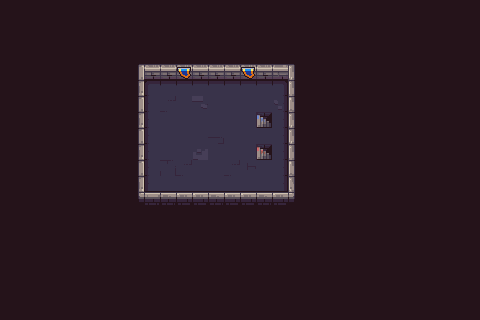

This is a level from a 2D game, rendered from its Tiled map with the project's own tilesets. A one-line summary and the complete map file follow:
An orthogonal 30x20 tile map with 16x16 px tiles, 4 tile layers (1, 2, 3, 4), 2 tilesets.

<map version="1.10" tiledversion="1.11.2" orientation="orthogonal" renderorder="right-down" width="30" height="20" tilewidth="16" tileheight="16" infinite="0" nextlayerid="5" nextobjectid="1">
 <tileset firstgid="1" source="Dungeon_Tileset_2.tsx" />
 <tileset firstgid="101" source="flag_b.tsx" />
 <layer id="1" name="1" width="30" height="20">
  <data encoding="csv">
67,67,67,67,67,67,67,67,67,67,67,67,67,67,67,67,67,67,67,67,67,67,67,67,67,67,67,67,67,67,
67,67,67,67,67,67,67,67,67,67,67,67,67,67,67,67,67,67,67,67,67,67,67,67,67,67,67,67,67,67,
67,67,67,67,67,67,67,67,67,67,67,67,67,67,67,67,67,67,67,67,67,67,67,67,67,67,67,67,67,67,
67,67,67,67,67,67,67,67,67,67,67,67,67,67,67,67,67,67,67,67,67,67,67,67,67,67,67,67,67,67,
67,67,67,67,67,67,67,67,67,67,67,67,67,67,67,67,67,67,67,67,67,67,67,67,67,67,67,67,67,67,
67,67,67,67,67,67,67,67,67,67,67,67,67,67,67,67,67,67,67,67,67,67,67,67,67,67,67,67,67,67,
67,67,67,67,67,67,67,67,67,67,67,67,67,67,67,67,67,67,67,67,67,67,67,67,67,67,67,67,67,67,
67,67,67,67,67,67,67,67,67,67,67,67,67,67,67,67,67,67,67,67,67,67,67,67,67,67,67,67,67,67,
67,67,67,67,67,67,67,67,67,67,67,67,67,67,67,67,67,67,67,67,67,67,67,67,67,67,67,67,67,67,
67,67,67,67,67,67,67,67,67,67,67,67,67,67,67,67,67,67,67,67,67,67,67,67,67,67,67,67,67,67,
67,67,67,67,67,67,67,67,67,67,67,67,67,67,67,67,67,67,67,67,67,67,67,67,67,67,67,67,67,67,
67,67,67,67,67,67,67,67,67,67,67,67,67,67,67,67,67,67,67,67,67,67,67,67,67,67,67,67,67,67,
67,67,67,67,67,67,67,67,67,67,67,67,67,67,67,67,67,67,67,67,67,67,67,67,67,67,67,67,67,67,
67,67,67,67,67,67,67,67,67,67,67,67,67,67,67,67,67,67,67,67,67,67,67,67,67,67,67,67,67,67,
67,67,67,67,67,67,67,67,67,67,67,67,67,67,67,67,67,67,67,67,67,67,67,67,67,67,67,67,67,67,
67,67,67,67,67,67,67,67,67,67,67,67,67,67,67,67,67,67,67,67,67,67,67,67,67,67,67,67,67,67,
67,67,67,67,67,67,67,67,67,67,67,67,67,67,67,67,67,67,67,67,67,67,67,67,67,67,67,67,67,67,
67,67,67,67,67,67,67,67,67,67,67,67,67,67,67,67,67,67,67,67,67,67,67,67,67,67,67,67,67,67,
67,67,67,67,67,67,67,67,67,67,67,67,67,67,67,67,67,67,67,67,67,67,67,67,67,67,67,67,67,67,
67,67,67,67,67,67,67,67,67,67,67,67,67,67,67,67,67,67,67,67,67,67,67,67,67,67,67,67,67,67
</data>
 </layer>
 <layer id="2" name="2" width="30" height="20">
  <data encoding="csv">
0,0,0,0,0,0,0,0,0,0,0,0,0,0,0,0,0,0,0,0,0,0,0,0,0,0,0,0,0,0,
0,0,0,0,0,0,0,0,0,0,0,0,0,0,0,0,0,0,0,0,0,0,0,0,0,0,0,0,0,0,
0,0,0,0,0,0,0,0,0,0,0,0,0,0,0,0,0,0,0,0,0,0,0,0,0,0,0,0,0,0,
0,0,0,0,0,0,0,0,0,0,0,0,0,0,0,0,0,0,0,0,0,0,0,0,0,0,0,0,0,0,
0,0,0,0,0,0,0,0,0,0,0,0,0,0,0,0,0,0,0,0,0,0,0,0,0,0,0,0,0,0,
0,0,0,0,0,0,0,0,0,12,13,13,14,13,14,13,14,15,0,0,0,0,0,0,0,0,0,0,0,0,
0,0,0,0,0,0,0,0,0,22,70,38,18,38,38,38,38,40,0,0,0,0,0,0,0,0,0,0,0,0,
0,0,0,0,0,0,0,0,0,22,38,38,38,38,38,38,38,25,0,0,0,0,0,0,0,0,0,0,0,0,
0,0,0,0,0,0,0,0,0,22,38,38,38,59,38,38,38,25,0,0,0,0,0,0,0,0,0,0,0,0,
0,0,0,0,0,0,0,0,0,22,38,38,7,38,38,38,38,25,0,0,0,0,0,0,0,0,0,0,0,0,
0,0,0,0,0,0,0,0,0,22,69,70,38,38,70,68,38,25,0,0,0,0,0,0,0,0,0,0,0,0,
0,0,0,0,0,0,0,0,0,32,33,34,34,34,34,34,34,35,0,0,0,0,0,0,0,0,0,0,0,0,
0,0,0,0,0,0,0,0,0,0,0,0,0,0,0,0,0,0,0,0,0,0,0,0,0,0,0,0,0,0,
0,0,0,0,0,0,0,0,0,0,0,0,0,0,0,0,0,0,0,0,0,0,0,0,0,0,0,0,0,0,
0,0,0,0,0,0,0,0,0,0,0,0,0,0,0,0,0,0,0,0,0,0,0,0,0,0,0,0,0,0,
0,0,0,0,0,0,0,0,0,0,0,0,0,0,0,0,0,0,0,0,0,0,0,0,0,0,0,0,0,0,
0,0,0,0,0,0,0,0,0,0,0,0,0,0,0,0,0,0,0,0,0,0,0,0,0,0,0,0,0,0,
0,0,0,0,0,0,0,0,0,0,0,0,0,0,0,0,0,0,0,0,0,0,0,0,0,0,0,0,0,0,
0,0,0,0,0,0,0,0,0,0,0,0,0,0,0,0,0,0,0,0,0,0,0,0,0,0,0,0,0,0,
0,0,0,0,0,0,0,0,0,0,0,0,0,0,0,0,0,0,0,0,0,0,0,0,0,0,0,0,0,0
</data>
 </layer>
 <layer id="3" name="3" width="30" height="20">
  <data encoding="csv">
0,0,0,0,0,0,0,0,0,0,0,0,0,0,0,0,0,0,0,0,0,0,0,0,0,0,0,0,0,0,
0,0,0,0,0,0,0,0,0,0,0,0,0,0,0,0,0,0,0,0,0,0,0,0,0,0,0,0,0,0,
0,0,0,0,0,0,0,0,0,0,0,0,0,0,0,0,0,0,0,0,0,0,0,0,0,0,0,0,0,0,
0,0,0,0,0,0,0,0,0,0,0,0,0,0,0,0,0,0,0,0,0,0,0,0,0,0,0,0,0,0,
0,0,0,0,0,0,0,0,21,3,3,3,3,3,3,3,3,4,6,0,0,0,0,0,0,0,0,0,0,0,
0,0,0,0,0,0,0,0,31,0,0,0,0,0,0,0,0,0,16,0,0,0,0,0,0,0,0,0,0,0,
0,0,0,0,0,0,0,0,21,0,0,0,0,0,0,0,0,0,26,0,0,0,0,0,0,0,0,0,0,0,
0,0,0,0,0,0,0,0,31,0,0,0,0,0,0,0,0,0,6,0,0,0,0,0,0,0,0,0,0,0,
0,0,0,0,0,0,0,0,21,0,0,0,0,0,0,0,0,0,6,0,0,0,0,0,0,0,0,0,0,0,
0,0,0,0,0,0,0,0,31,0,0,0,0,0,0,0,0,0,16,0,0,0,0,0,0,0,0,0,0,0,
0,0,0,0,0,0,0,0,21,0,0,0,0,0,0,0,0,0,26,0,0,0,0,0,0,0,0,0,0,0,
0,0,0,0,0,0,0,0,31,0,0,0,0,0,0,0,0,0,36,0,0,0,0,0,0,0,0,0,0,0,
0,0,0,0,0,0,0,0,41,43,44,45,45,44,45,45,44,45,46,0,0,0,0,0,0,0,0,0,0,0,
0,0,0,0,0,0,0,0,0,0,0,0,0,0,0,0,0,0,0,0,0,0,0,0,0,0,0,0,0,0,
0,0,0,0,0,0,0,0,0,0,0,0,0,0,0,0,0,0,0,0,0,0,0,0,0,0,0,0,0,0,
0,0,0,0,0,0,0,0,0,0,0,0,0,0,0,0,0,0,0,0,0,0,0,0,0,0,0,0,0,0,
0,0,0,0,0,0,0,0,0,0,0,0,0,0,0,0,0,0,0,0,0,0,0,0,0,0,0,0,0,0,
0,0,0,0,0,0,0,0,0,0,0,0,0,0,0,0,0,0,0,0,0,0,0,0,0,0,0,0,0,0,
0,0,0,0,0,0,0,0,0,0,0,0,0,0,0,0,0,0,0,0,0,0,0,0,0,0,0,0,0,0,
0,0,0,0,0,0,0,0,0,0,0,0,0,0,0,0,0,0,0,0,0,0,0,0,0,0,0,0,0,0
</data>
 </layer>
 <layer id="4" name="4" width="30" height="20">
  <data encoding="csv">
0,0,0,0,0,0,0,0,0,0,0,0,0,0,0,0,0,0,0,0,0,0,0,0,0,0,0,0,0,0,
0,0,0,0,0,0,0,0,0,0,0,0,0,0,0,0,0,0,0,0,0,0,0,0,0,0,0,0,0,0,
0,0,0,0,0,0,0,0,0,0,0,0,0,0,0,0,0,0,0,0,0,0,0,0,0,0,0,0,0,0,
0,0,0,0,0,0,0,0,0,0,0,0,0,0,0,0,0,0,0,0,0,0,0,0,0,0,0,0,0,0,
0,0,0,0,0,0,0,0,0,0,0,101,0,0,0,101,0,0,0,0,0,0,0,0,0,0,0,0,0,0,
0,0,0,0,0,0,0,0,0,0,0,0,0,0,0,0,0,0,0,0,0,0,0,0,0,0,0,0,0,0,
0,0,0,0,0,0,0,0,0,0,0,0,0,0,0,0,0,0,0,0,0,0,0,0,0,0,0,0,0,0,
0,0,0,0,0,0,0,0,0,0,0,0,0,0,0,0,86,0,0,0,0,0,0,0,0,0,0,0,0,0,
0,0,0,0,0,0,0,0,0,0,0,0,0,0,0,0,0,0,0,0,0,0,0,0,0,0,0,0,0,0,
0,0,0,0,0,0,0,0,0,0,0,0,0,0,0,0,85,0,0,0,0,0,0,0,0,0,0,0,0,0,
0,0,0,0,0,0,0,0,0,0,0,0,0,0,0,0,0,0,0,0,0,0,0,0,0,0,0,0,0,0,
0,0,0,0,0,0,0,0,0,0,0,0,0,0,0,0,0,0,0,0,0,0,0,0,0,0,0,0,0,0,
0,0,0,0,0,0,0,0,0,0,0,0,0,0,0,0,0,0,0,0,0,0,0,0,0,0,0,0,0,0,
0,0,0,0,0,0,0,0,0,0,0,0,0,0,0,0,0,0,0,0,0,0,0,0,0,0,0,0,0,0,
0,0,0,0,0,0,0,0,0,0,0,0,0,0,0,0,0,0,0,0,0,0,0,0,0,0,0,0,0,0,
0,0,0,0,0,0,0,0,0,0,0,0,0,0,0,0,0,0,0,0,0,0,0,0,0,0,0,0,0,0,
0,0,0,0,0,0,0,0,0,0,0,0,0,0,0,0,0,0,0,0,0,0,0,0,0,0,0,0,0,0,
0,0,0,0,0,0,0,0,0,0,0,0,0,0,0,0,0,0,0,0,0,0,0,0,0,0,0,0,0,0,
0,0,0,0,0,0,0,0,0,0,0,0,0,0,0,0,0,0,0,0,0,0,0,0,0,0,0,0,0,0,
0,0,0,0,0,0,0,0,0,0,0,0,0,0,0,0,0,0,0,0,0,0,0,0,0,0,0,0,0,0
</data>
 </layer>
</map>
